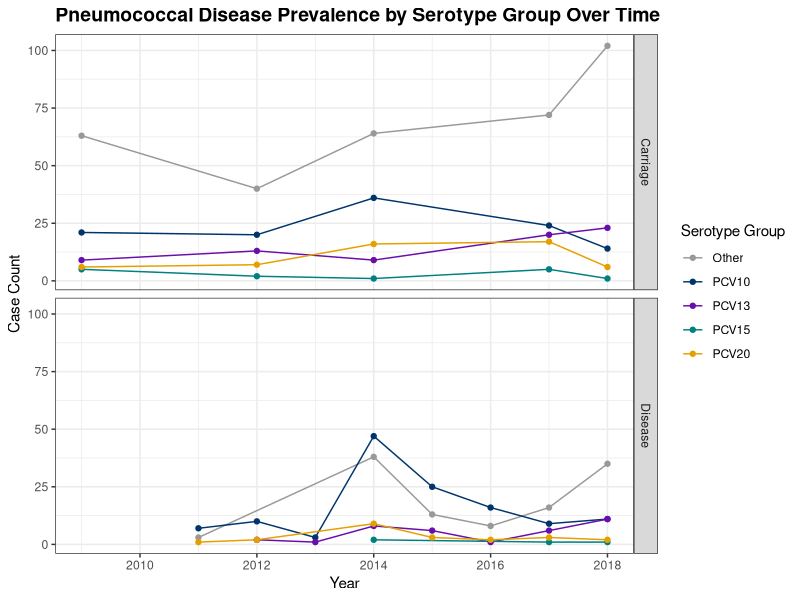
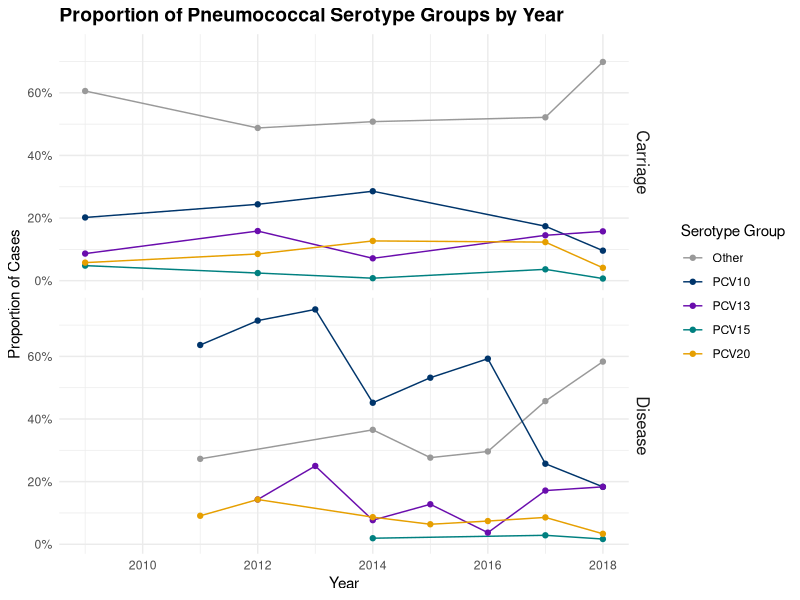

These figures' R source, in order:
## ---- chunk 1
1 + 1
## ---- chunk 2
#| echo: false
2 * 2
## ---- chunk 3
library(tidyverse)

# Read data
nepal <- read.csv("nepal.csv")
nepal_gps <- read.csv("nepal_gps.csv")

# Define serotype groups
pcv10_serotypes <- c('1', '4', '5', '6B', '7F', '9V', '14', '18C', '19F', '23F')
pcv13_serotypes <- c('3', '6A', '19A')
pcv15_serotypes <- c('22F', '33F')
pcv20_serotypes <- c('8', '10A', '11A', '12F', '15B')

serotypes_all <- unique(nepal_gps$In_silico_serotype)
non_vaccine_serotypes <- setdiff(serotypes_all, pcv10_serotypes)
non_vaccine_serotypes <- non_vaccine_serotypes[!non_vaccine_serotypes %in%
                                                 c("ALTERNATIVE_ALIB_NT", "COVERAGE TOO LOW", "SWISS_NT")]

# Shorten and classify
nepal_shortened <- nepal_gps[, c("Year", "Clinical_manifestation", "In_silico_serotype")]

nepal_shortened$Serotype_group <- ifelse(
  nepal_shortened$In_silico_serotype %in% pcv10_serotypes, "PCV10",
  ifelse(nepal_shortened$In_silico_serotype %in% pcv13_serotypes, "PCV13",
  ifelse(nepal_shortened$In_silico_serotype %in% pcv15_serotypes, "PCV15",
  ifelse(nepal_shortened$In_silico_serotype %in% pcv20_serotypes, "PCV20", "Other"))))

# Assign Disease vs Carriage
nepal_shortened <- nepal_shortened %>%
  filter(Year >= 2009) %>%
  mutate(Disease_Status = ifelse(Clinical_manifestation == "CARRIAGE", "Carriage", "Disease"))

# Count data
nepal_serotype_counts <- nepal_shortened %>%
  group_by(Year, Disease_Status, Serotype_group) %>%
  summarise(count = n(), .groups = "drop")

# Proportion data (within each year and disease status)
nepal_serotype_props <- nepal_serotype_counts %>%
  group_by(Year, Disease_Status) %>%
  mutate(prop = count / sum(count)) %>%
  ungroup()

# Define custom color palette
custom_colors <- c(
  "PCV10" = "#00356B",   # Yale Blue
  "PCV13" = "#6A0DAD",   # Purple
  "PCV15" = "#008080",   # Teal
  "PCV20" = "#E69F00",   # Gold
  "Other" = "#999999"    # Grey fallback
)

# === Original count plot ===
ggplot(nepal_serotype_counts, aes(x = Year, y = count, color = Serotype_group)) +
  geom_line() +
  geom_point() +
  facet_grid(Disease_Status ~ .) +
  scale_color_manual(values = custom_colors) +
  labs(
    title = "Pneumococcal Disease Prevalence by Serotype Group Over Time",
    y = "Case Count",
    x = "Year",
    color = "Serotype Group"
  ) +
  theme_bw() +
  theme(plot.title = element_text(face = "bold", size = 14))

# === New proportion plot ===
ggplot(nepal_serotype_props, aes(x = Year, y = prop, color = Serotype_group)) +
  geom_line() +
  geom_point() +
  facet_grid(Disease_Status ~ .) +
  scale_color_manual(values = custom_colors) +
  scale_y_continuous(labels = scales::percent_format(accuracy = 1)) +
  labs(
    title = "Proportion of Pneumococcal Serotype Groups by Year",
    y = "Proportion of Cases",
    x = "Year",
    color = "Serotype Group"
  ) +
  theme_minimal() +
  theme(
    plot.title = element_text(face = "bold", size = 14),
    strip.text = element_text(size = 12),
    axis.title = element_text(size = 11)
  )

